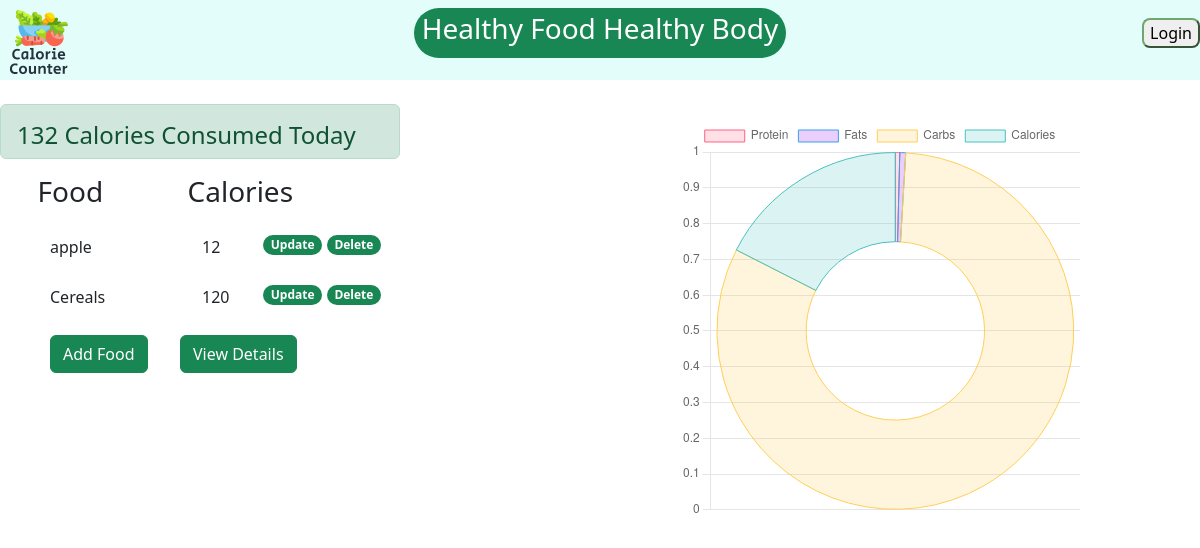
/, run on an earlier commit of the app's database.
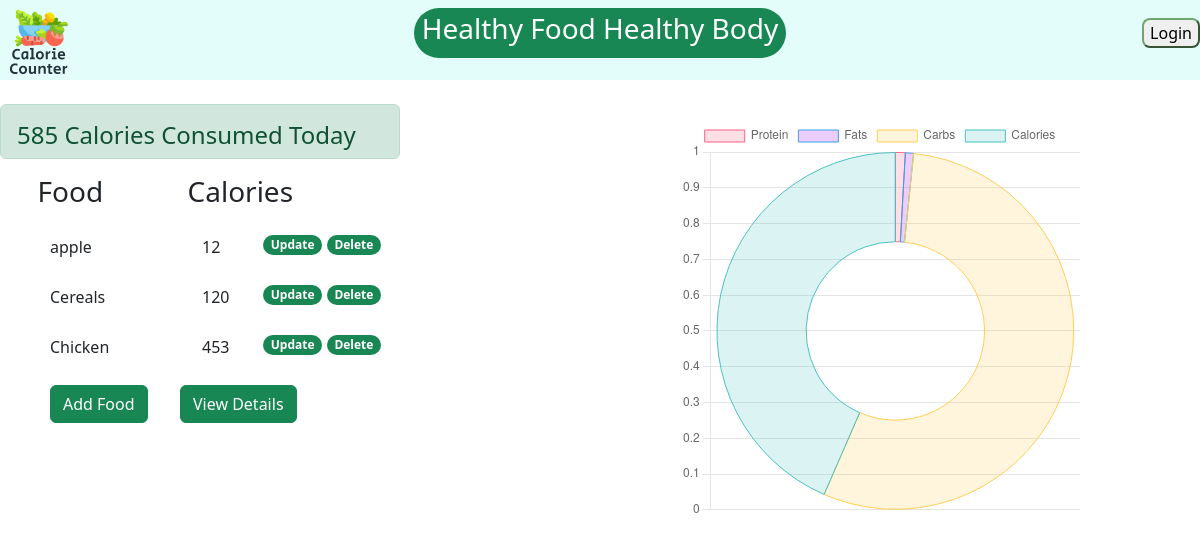
And on a later commit of the database.
### base/models.py (models this page shows, shortened)
class AddFood(models.Model):
    name_of_food = models.CharField(max_length=150)
    calorie = models.IntegerField()
    protein = models.DecimalField(max_digits=20,decimal_places=4)
    fats = models.DecimalField(max_digits=20,decimal_places=4)
    carbs = models.DecimalField(max_digits=20,decimal_places=4)

### base/views.py (the view)
# urls.py: path("", views.home, name="home"),
def home(request):
    food_details = AddFood.objects.all()
    calories_consumed = []
    protein_consumed = []
    fats_consumed = []
    carbs_consumed = []
    for calories in food_details:
        calories_consumed.append(calories.calorie)   # add calories value in list
        protein_consumed.append(calories.protein)   # add protein value in list
        fats_consumed.append(calories.fats)         # add fats value in list
        carbs_consumed.append(calories.carbs)        # add carbs value in list
    total_calories,total_protein,total_fats,total_carbs = 0,0,0,0
    for c,p,f,b in zip(calories_consumed, protein_consumed,fats_consumed,carbs_consumed):
        total_calories += c
        total_protein += p
        total_fats += f
        total_carbs += b
    context = {
        'food_details': food_details,
        'total_calories': total_calories,
        'total_protein': total_protein,
        'total_fats': total_fats,
        'total_carbs': total_carbs,
    }
    return render(request, 'base/home.html', context)

### base/templates/base/home.html (shortened to what this page needs)
{% extends 'base/navbar.html' %}
{% block content %}
<br />
<div class="alert alert-success" role="alert">
  <h4>{{total_calories}} Calories Consumed Today</h4>
</div>
<div class="row">
  <div class="col-3">
    <h3>Food</h3>
  </div>
  <div class="col-3">
    <h3>Calories</h3>
  </div>
</div>
{% for food in food_details %}
<div class="row-1">
  <div class="cols">
    {{food.name_of_food}}
  </div>
  <div class="cols1">
    {{food.calorie}}
  </div>
  <div class="up">
    <h6><a href="{% url 'update' food.id %}"><span class="badge rounded-pill text-bg-success">Update</span></a> <a href="{% url 'delete' food.id %}"><span class="badge rounded-pill text-bg-success">Delete</span></a>
  </div>
</div>
{% endfor %}
<div class="row-2">
  <a href="{% url 'add' %}"><button type="submit" class="btn btn-success">Add Food </button></a>
</div>
<div class="details">
  <a href="{% url 'details' %}"><button type="submit" class="btn btn-success">View Details</button></a>
</div>
<div class="row-end">
  <div class="chart-container">
    <canvas id="myChart" width="400" heigth="400"></canvas>
  </div>
  <script>
      const ctx = document.getElementById('myChart').getContext('2d');
      const myChart = new Chart(ctx,
      {
          type: 'doughnut',  // bar, pie, line
          data: {
              labels: ['Protein', 'Fats', 'Carbs', 'Calories'],       //for name
              datasets: [{
                  label: 'Composition Of Nutrients',
                  data: ['{{total_protein}}','{{total_fats}}','{{total_carbs}}','{{total_calories}}'], //passing django variable to javascript array
                  backgroundColor: [
                      'rgba(255, 99, 132, 0.2)',
                      'rgba(154, 12, 235, 0.2)',
                      'rgba(255, 206, 86, 0.2)',
                      'rgba(75, 192, 192, 0.2)',
                      'rgba(153, 102, 255, 0.2)',
                      'rgba(255, 159, 64, 0.2)'
                  ],
                  borderColor: [
                      'rgba(255, 99, 132, 1)',
                      'rgba(54, 162, 235, 1)',
                      'rgba(255, 206, 86, 1)',
                      'rgba(75, 192, 192, 1)',
                      'rgba(153, 102, 255, 1)',
                      'rgba(255, 159, 64, 1)'
                  ],
                  borderWidth: 1
              }]
          },
          options: {
              responsive: false,
              maintainAspectRatio: false,
              scales: {
                  y: {
                      beginAtZero: true
                  }
              }
          }
      });
  </script>
</div>
{% endblock content %}

What changed in the data, as far as the page shows it:
added AddFood: name_of_food "Chicken", calorie "453"
Also different on the page:
{{ total_calories }}: "132" → "585"
chart data {{ total_protein }}: 3.0000 → 12.0000
chart data {{ total_fats }}: 4.0000 → 10.0000
chart data {{ total_carbs }}: 615.0000 → 739.0000
chart data {{ total_calories }}: 132 → 585
